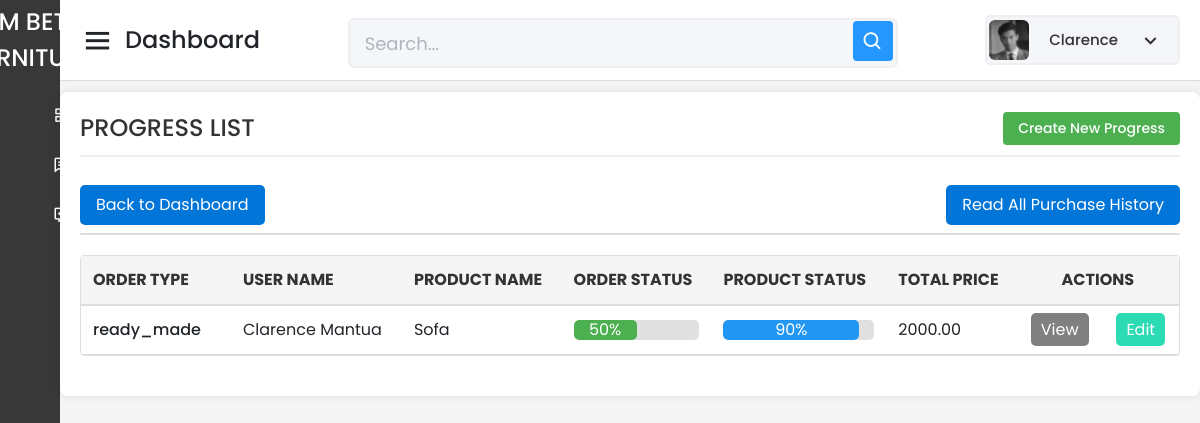
Page /Capstone_Admin/progress/read-all-progress-form.php (signed in) on the earlier database version.
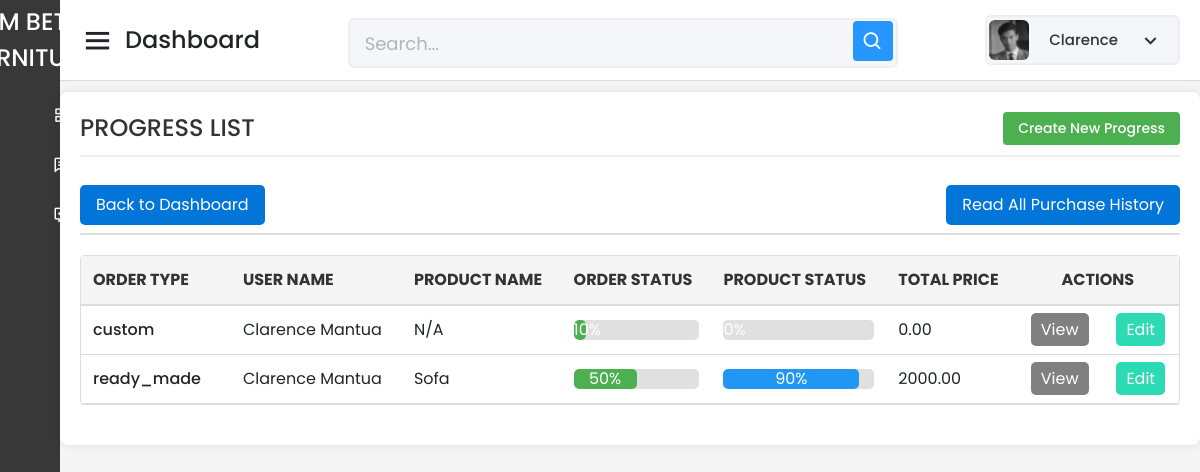
Same page on the later database version.
### tables this page shows
CREATE TABLE `tbl_progress` (
  `Progress_ID` int(11) NOT NULL AUTO_INCREMENT,
  `User_ID` varchar(150) NOT NULL,
  `Product_ID` int(11) NOT NULL,
  `Product_Name` varchar(255) NOT NULL,
  `Order_Type` varchar(100) NOT NULL,
  `Order_Status` int(3) NOT NULL,
  `Product_Status` int(3) NOT NULL,
  `Quantity` int(11) NOT NULL,
  `Total_Price` decimal(10,2) NOT NULL,
  `Date_Added` timestamp NOT NULL DEFAULT current_timestamp(),
  `LastUpdate` timestamp NOT NULL DEFAULT current_timestamp() ON UPDATE current_timestamp(),
  `Progress_Pic_20` varchar(255) DEFAULT NULL,
  `Progress_Pic_30` varchar(255) DEFAULT NULL,
  `Progress_Pic_40` varchar(255) DEFAULT NULL,
  `Progress_Pic_50` varchar(255) DEFAULT NULL,
  `Progress_Pic_60` varchar(255) DEFAULT NULL,
  `Progress_Pic_70` varchar(255) DEFAULT NULL,
  `Progress_Pic_80` varchar(255) DEFAULT NULL,
  `Progress_Pic_90` varchar(255) DEFAULT NULL,
  `Progress_Pic_100` varchar(255) DEFAULT NULL,
  `Stop_Reason` varchar(255) DEFAULT NULL,
  `Progress_Pic_10` varchar(255) DEFAULT NULL,
  PRIMARY KEY (`Progress_ID`),
  KEY `User_ID` (`User_ID`),
  KEY `Product_ID` (`Product_ID`),
  CONSTRAINT `tbl_progress_ibfk_1` FOREIGN KEY (`User_ID`) REFERENCES `tbl_user_info` (`User_ID`) ON DELETE CASCADE,
  CONSTRAINT `tbl_progress_ibfk_2` FOREIGN KEY (`Product_ID`) REFERENCES `tbl_prod_info` (`Product_ID`) ON DELETE CASCADE
);

### Capstone_Admin/progress/read-all-progress-form.php (the view, shortened to what the changed rows need)
<?php
include '../config/database.php';
$search = isset($_GET['search']) ? $_GET['search'] : '';
$query = "
    SELECT
        Progress_ID AS ID,
        Product_Name,
        CONCAT(u.First_Name, ' ', u.Last_Name) AS User_Name,
        Order_Type,
        Order_Status,
        Product_Status,
        Total_Price,
        LastUpdate
    FROM tbl_progress p
    JOIN tbl_user_info u ON p.User_ID = u.User_ID
    WHERE (u.First_Name LIKE :search
    OR u.Last_Name LIKE :search
    OR p.Product_Name LIKE :search)
    ORDER BY LastUpdate DESC
";
$stmt = $pdo->prepare($query);
$searchParam = '%' . $search . '%';
$stmt->bindParam(':search', $searchParam, PDO::PARAM_STR);
$stmt->execute();
$rows = $stmt->fetchAll(PDO::FETCH_ASSOC);
function calculatePercentage($status) {
    return ($status / 100) * 100;
}
?>
<!DOCTYPE html>
<html lang="en" dir="ltr">
<head>
    <link href="../static/css/bootstrap.min.css" rel="stylesheet">
    <link href="../static/css-files/dashboard.css" rel="stylesheet">
    <link href="../static/css-files/button.css" rel="stylesheet">
    <link href="../static/css-files/admin_homev2.css" rel="stylesheet">
    <link href="../static/css-files/progress.css" rel="stylesheet">
    <link href="https://unpkg.com/boxicons@2.0.7/css/boxicons.min.css" rel="stylesheet" />
</head>
<body>
    <section class="home-section">
        <br><br><br>
        <div class="container_boxes">
                <table>
            <table width="100%" border="1" cellspacing="5">
                <tr>
                    <th>ORDER TYPE</th>
                    <th>USER NAME</th>
                    <th>PRODUCT NAME</th>
                    <th>ORDER STATUS</th>
                    <th>PRODUCT STATUS</th>
                    <th>TOTAL PRICE</th>
                    <th colspan="3" style="text-align: center;">ACTIONS</th>
                </tr>
                <?php foreach ($rows as $row): ?>
                    <tr>
                        <td>
                            <?= htmlspecialchars($row['Order_Type']) ?>
                        </td>
                        <td>
                            <?= htmlspecialchars($row['User_Name']) ?>
                        </td>
                        <td>
                            <?= htmlspecialchars($row['Product_Name']) ?>
                        </td>
                        <td>
                            <div class="status-bar">
                                <div class="status-bar-fill order-status-bar" style="width: <?= calculatePercentage($row['Order_Status']) ?>%;">
                                    <?= calculatePercentage($row['Order_Status']) ?>%
                                </div>
                            </div>
                        </td>
                        <td>
                            <div class="status-bar">
                                <div class="status-bar-fill product-status-bar" style="width: <?= calculatePercentage($row['Product_Status']) ?>%;">
                                    <?= calculatePercentage($row['Product_Status']) ?>%
                                </div>
                            </div>
                        </td>
                        <td>
                            <?= number_format((float) $row['Total_Price'], 2, '.', '') ?>
                        </td>
                        <td style="text-align: center;"><a class="buttonView" href="read-one-progress-form.php?id=<?= htmlspecialchars($row['ID']) ?>&order_type=<?= htmlspecialchars($row['Order_Type']) ?>" target="_parent">View</a></td>
                        <?php if($row['Order_Status'] != 100): ?>
                            <td style="text-align: center;"><a class="buttonEdit" href="update-progress-form.php?id=<?= htmlspecialchars($row['ID']) ?>&order_type=<?= htmlspecialchars($row['Order_Type']) ?>" target="_parent">Edit</a></td>
                        <?php else: ?>
                            <td style="text-align: center;"></td>
                            <td style="text-align: center;"></td>
                        <?php endif; ?>
                    </tr>
                <?php endforeach; ?>
            </table>
        </div>
    </section>
</body>
</html>

Differences in the rows shown:
added tbl_progress: Order_Type "custom", User_Name "Clarence Mantua", Product_Name "N/A", Order_Status "10", Product_Status "0", Total_Price "0.00"
